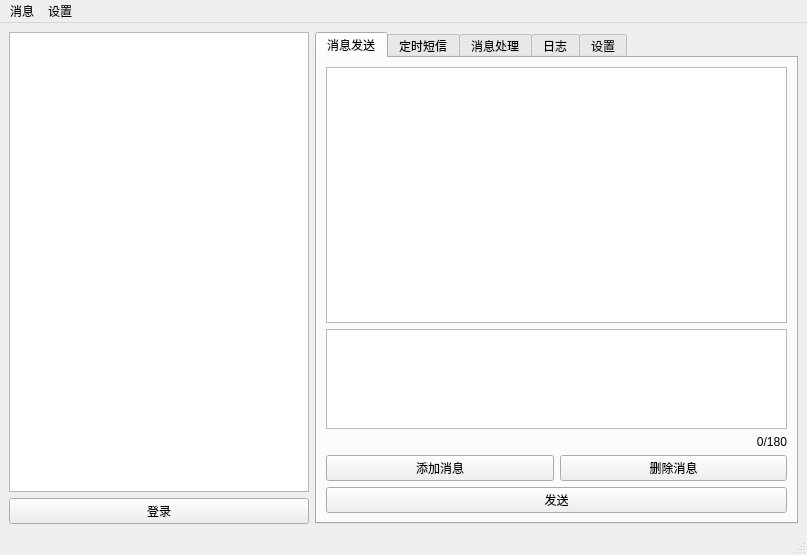
<?xml version="1.0" encoding="UTF-8"?>
<ui version="4.0">
 <class>MainWindow</class>
 <widget class="QMainWindow" name="MainWindow">
  <property name="geometry">
   <rect>
    <x>0</x>
    <y>0</y>
    <width>807</width>
    <height>555</height>
   </rect>
  </property>
  <property name="windowTitle">
   <string>Feather Message Sender</string>
  </property>
  <widget class="QWidget" name="centralwidget">
   <layout class="QGridLayout" name="gridLayout">
    <item row="0" column="0">
     <layout class="QHBoxLayout" name="horizontalLayout">
      <item>
       <layout class="QVBoxLayout" name="verticalLayout_3">
        <property name="sizeConstraint">
         <enum>QLayout::SetDefaultConstraint</enum>
        </property>
        <property name="leftMargin">
         <number>0</number>
        </property>
        <item>
         <widget class="QTreeWidget" name="ListAccount">
          <property name="maximumSize">
           <size>
            <width>300</width>
            <height>16777215</height>
           </size>
          </property>
          <attribute name="headerVisible">
           <bool>false</bool>
          </attribute>
          <attribute name="headerVisible">
           <bool>false</bool>
          </attribute>
          <column>
           <property name="text">
            <string notr="true">1</string>
           </property>
          </column>
         </widget>
        </item>
        <item>
         <widget class="QPushButton" name="ButtonLogin">
          <property name="maximumSize">
           <size>
            <width>300</width>
            <height>16777215</height>
           </size>
          </property>
          <property name="text">
           <string>登录</string>
          </property>
         </widget>
        </item>
       </layout>
      </item>
      <item>
       <widget class="QTabWidget" name="tabWidget">
        <property name="currentIndex">
         <number>0</number>
        </property>
        <widget class="QWidget" name="tab">
         <attribute name="title">
          <string>消息发送</string>
         </attribute>
         <layout class="QGridLayout" name="gridLayout_2">
          <item row="0" column="0">
           <layout class="QVBoxLayout" name="verticalLayout">
            <item>
             <widget class="QTreeWidget" name="ListInstantSMS">
              <attribute name="headerVisible">
               <bool>false</bool>
              </attribute>
              <attribute name="headerVisible">
               <bool>false</bool>
              </attribute>
              <column>
               <property name="text">
                <string notr="true">1</string>
               </property>
              </column>
             </widget>
            </item>
            <item>
             <widget class="QTextEdit" name="TextMessage">
              <property name="maximumSize">
               <size>
                <width>16777215</width>
                <height>100</height>
               </size>
              </property>
             </widget>
            </item>
            <item>
             <widget class="QLabel" name="LabelMessageLength">
              <property name="text">
               <string>0/180</string>
              </property>
              <property name="alignment">
               <set>Qt::AlignRight|Qt::AlignTrailing|Qt::AlignVCenter</set>
              </property>
             </widget>
            </item>
            <item>
             <layout class="QHBoxLayout" name="horizontalLayout_3">
              <property name="topMargin">
               <number>0</number>
              </property>
              <item>
               <widget class="QPushButton" name="ButtonAddMessage">
                <property name="text">
                 <string>添加消息</string>
                </property>
               </widget>
              </item>
              <item>
               <widget class="QPushButton" name="ButtonDeleteMessage">
                <property name="text">
                 <string>删除消息</string>
                </property>
               </widget>
              </item>
             </layout>
            </item>
            <item>
             <widget class="QPushButton" name="ButtonSendMessage">
              <property name="text">
               <string>发送</string>
              </property>
             </widget>
            </item>
           </layout>
          </item>
         </layout>
        </widget>
        <widget class="QWidget" name="tab_4">
         <attribute name="title">
          <string>定时短信</string>
         </attribute>
         <layout class="QVBoxLayout" name="verticalLayout_5">
          <item>
           <widget class="QTreeWidget" name="ListScheduledSMS">
            <attribute name="headerVisible">
             <bool>false</bool>
            </attribute>
            <attribute name="headerMinimumSectionSize">
             <number>15</number>
            </attribute>
            <attribute name="headerVisible">
             <bool>false</bool>
            </attribute>
            <attribute name="headerMinimumSectionSize">
             <number>15</number>
            </attribute>
            <column>
             <property name="text">
              <string>1</string>
             </property>
            </column>
           </widget>
          </item>
          <item>
           <widget class="QPushButton" name="ButtonImportMessages">
            <property name="text">
             <string>导入消息</string>
            </property>
           </widget>
          </item>
         </layout>
        </widget>
        <widget class="QWidget" name="tab_2">
         <attribute name="title">
          <string>消息处理</string>
         </attribute>
         <layout class="QGridLayout" name="gridLayout_3">
          <item row="0" column="0">
           <layout class="QVBoxLayout" name="verticalLayout_2">
            <property name="leftMargin">
             <number>0</number>
            </property>
            <item>
             <widget class="QTreeWidget" name="ListMessageArrived">
              <column>
               <property name="text">
                <string>账号</string>
               </property>
              </column>
              <column>
               <property name="text">
                <string>发送者</string>
               </property>
              </column>
              <column>
               <property name="text">
                <string>内容</string>
               </property>
              </column>
             </widget>
            </item>
            <item>
             <widget class="QTreeWidget" name="ListMessageSent">
              <column>
               <property name="text">
                <string>账号</string>
               </property>
              </column>
              <column>
               <property name="text">
                <string>接收者</string>
               </property>
              </column>
              <column>
               <property name="text">
                <string>内容</string>
               </property>
              </column>
             </widget>
            </item>
           </layout>
          </item>
         </layout>
        </widget>
        <widget class="QWidget" name="tab_3">
         <attribute name="title">
          <string>日志</string>
         </attribute>
         <layout class="QVBoxLayout" name="verticalLayout_4">
          <item>
           <widget class="QTreeWidget" name="ListAccountStatistics">
            <attribute name="headerVisible">
             <bool>false</bool>
            </attribute>
            <attribute name="headerVisible">
             <bool>false</bool>
            </attribute>
            <column>
             <property name="text">
              <string notr="true">1</string>
             </property>
            </column>
           </widget>
          </item>
          <item>
           <widget class="QGroupBox" name="groupBox_2">
            <property name="sizePolicy">
             <sizepolicy hsizetype="Expanding" vsizetype="Expanding">
              <horstretch>0</horstretch>
              <verstretch>0</verstretch>
             </sizepolicy>
            </property>
            <property name="maximumSize">
             <size>
              <width>16777215</width>
              <height>200</height>
             </size>
            </property>
            <property name="title">
             <string>登录失败的账号</string>
            </property>
            <layout class="QGridLayout" name="gridLayout_6">
             <item row="0" column="0">
              <widget class="QTreeWidget" name="ListErrorAccount">
               <column>
                <property name="text">
                 <string>账号</string>
                </property>
               </column>
               <column>
                <property name="text">
                 <string>错误信息</string>
                </property>
               </column>
              </widget>
             </item>
            </layout>
           </widget>
          </item>
         </layout>
        </widget>
        <widget class="QWidget" name="tab_5">
         <attribute name="title">
          <string>设置</string>
         </attribute>
         <layout class="QGridLayout" name="gridLayout_4">
          <item row="0" column="0">
           <widget class="QGroupBox" name="groupBox">
            <property name="title">
             <string>禁止发送列表</string>
            </property>
            <layout class="QGridLayout" name="gridLayout_5">
             <item row="0" column="0">
              <widget class="QTreeWidget" name="ListForbiddance">
               <attribute name="headerVisible">
                <bool>false</bool>
               </attribute>
               <attribute name="headerVisible">
                <bool>false</bool>
               </attribute>
               <column>
                <property name="text">
                 <string notr="true">1</string>
                </property>
               </column>
              </widget>
             </item>
             <item row="2" column="0">
              <layout class="QHBoxLayout" name="horizontalLayout_2">
               <property name="topMargin">
                <number>0</number>
               </property>
               <item>
                <widget class="QPushButton" name="ButtonAddForbiddance">
                 <property name="text">
                  <string>添加</string>
                 </property>
                </widget>
               </item>
               <item>
                <widget class="QPushButton" name="ButtonRemoveForbiddance">
                 <property name="text">
                  <string>删除</string>
                 </property>
                </widget>
               </item>
              </layout>
             </item>
            </layout>
           </widget>
          </item>
         </layout>
        </widget>
       </widget>
      </item>
     </layout>
    </item>
   </layout>
  </widget>
  <widget class="QMenuBar" name="menubar">
   <property name="geometry">
    <rect>
     <x>0</x>
     <y>0</y>
     <width>807</width>
     <height>21</height>
    </rect>
   </property>
   <widget class="QMenu" name="menu">
    <property name="title">
     <string>设置</string>
    </property>
    <addaction name="ActionForbid"/>
   </widget>
   <widget class="QMenu" name="menu_2">
    <property name="title">
     <string>消息</string>
    </property>
    <addaction name="ActionAddMessage"/>
    <addaction name="ActionDeleteMessage"/>
    <addaction name="separator"/>
    <addaction name="ActionImportMessage"/>
   </widget>
   <addaction name="menu_2"/>
   <addaction name="menu"/>
  </widget>
  <widget class="QStatusBar" name="StatusBar"/>
  <action name="ActionForbid">
   <property name="text">
    <string>禁止发送</string>
   </property>
  </action>
  <action name="ActionAddMessage">
   <property name="text">
    <string>添加消息</string>
   </property>
   <property name="toolTip">
    <string>添加消息</string>
   </property>
  </action>
  <action name="ActionImportMessage">
   <property name="text">
    <string>导入定时短信</string>
   </property>
   <property name="toolTip">
    <string>导入定时短信</string>
   </property>
  </action>
  <action name="ActionDeleteMessage">
   <property name="text">
    <string>删除消息</string>
   </property>
  </action>
 </widget>
 <resources/>
 <connections>
  <connection>
   <sender>ButtonLogin</sender>
   <signal>clicked()</signal>
   <receiver>MainWindow</receiver>
   <slot>slotButtonLoginClicked()</slot>
   <hints>
    <hint type="sourcelabel">
     <x>305</x>
     <y>528</y>
    </hint>
    <hint type="destinationlabel">
     <x>666</x>
     <y>408</y>
    </hint>
   </hints>
  </connection>
  <connection>
   <sender>ButtonAddMessage</sender>
   <signal>clicked()</signal>
   <receiver>MainWindow</receiver>
   <slot>slotButtonAddMessageClicked()</slot>
   <hints>
    <hint type="sourcelabel">
     <x>601</x>
     <y>491</y>
    </hint>
    <hint type="destinationlabel">
     <x>722</x>
     <y>436</y>
    </hint>
   </hints>
  </connection>
  <connection>
   <sender>ButtonDeleteMessage</sender>
   <signal>clicked()</signal>
   <receiver>MainWindow</receiver>
   <slot>slotButtonDeleteMessageClicked()</slot>
   <hints>
    <hint type="sourcelabel">
     <x>791</x>
     <y>491</y>
    </hint>
    <hint type="destinationlabel">
     <x>722</x>
     <y>233</y>
    </hint>
   </hints>
  </connection>
  <connection>
   <sender>ButtonSendMessage</sender>
   <signal>clicked()</signal>
   <receiver>MainWindow</receiver>
   <slot>slotButtonSendMessageClicked()</slot>
   <hints>
    <hint type="sourcelabel">
     <x>792</x>
     <y>520</y>
    </hint>
    <hint type="destinationlabel">
     <x>722</x>
     <y>292</y>
    </hint>
   </hints>
  </connection>
  <connection>
   <sender>ButtonImportMessages</sender>
   <signal>clicked()</signal>
   <receiver>MainWindow</receiver>
   <slot>slotButtonImportMessagesClicked()</slot>
   <hints>
    <hint type="sourcelabel">
     <x>505</x>
     <y>77</y>
    </hint>
    <hint type="destinationlabel">
     <x>804</x>
     <y>454</y>
    </hint>
   </hints>
  </connection>
  <connection>
   <sender>menubar</sender>
   <signal>triggered(QAction*)</signal>
   <receiver>MainWindow</receiver>
   <slot>slotActionTriggered(QAction*)</slot>
   <hints>
    <hint type="sourcelabel">
     <x>12</x>
     <y>11</y>
    </hint>
    <hint type="destinationlabel">
     <x>353</x>
     <y>292</y>
    </hint>
   </hints>
  </connection>
  <connection>
   <sender>ButtonRemoveForbiddance</sender>
   <signal>clicked()</signal>
   <receiver>MainWindow</receiver>
   <slot>slotButtonRemoveForbiddanceClicked()</slot>
   <hints>
    <hint type="sourcelabel">
     <x>783</x>
     <y>511</y>
    </hint>
    <hint type="destinationlabel">
     <x>386</x>
     <y>472</y>
    </hint>
   </hints>
  </connection>
  <connection>
   <sender>ButtonAddForbiddance</sender>
   <signal>clicked()</signal>
   <receiver>MainWindow</receiver>
   <slot>slotButtonAddForbiddanceClicked()</slot>
   <hints>
    <hint type="sourcelabel">
     <x>504</x>
     <y>493</y>
    </hint>
    <hint type="destinationlabel">
     <x>358</x>
     <y>291</y>
    </hint>
   </hints>
  </connection>
 </connections>
 <slots>
  <slot>slotButtonLoginClicked()</slot>
  <slot>slotTreeAccountItemClicked(QTreeWidgetItem*,int)</slot>
  <slot>slotButtonAddMessageClicked()</slot>
  <slot>slotButtonSendMessageClicked()</slot>
  <slot>slotButtonDeleteMessageClicked()</slot>
  <slot>slotButtonImportMessagesClicked()</slot>
  <slot>slotButtonDeleteScheduledSMSClicked()</slot>
  <slot>slotButtonShowMessageStatesClicked()</slot>
  <slot>slotActionTriggered(QAction*)</slot>
  <slot>slotButtonRemoveForbiddanceClicked()</slot>
  <slot>slotButtonAddForbiddanceClicked()</slot>
 </slots>
</ui>
